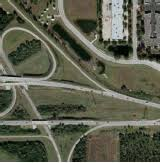
#> input picture datasets/images/0133523e0b0d4e3e835c885347f064e0.jpg, 160 x 163 px
$ python -i road_extraction.py   (imports and definitions only)
#> lines starting #> are read from the running program, lines starting #| are printed output that depends on the picture; after the words box and inside, x2 and y2 are one past the last pixel; in counts of white or black regions, pixels touching at a corner belong together
from pathlib import Path

import cv2
import numpy as np


def extract_road_mask(image_path: Path, output_path: Path) -> dict:
#> called with output_path = 'out.png'
    image = cv2.imread(str(image_path))
#> image is the input picture: shape (163, 160, 3); mean B, G, R 78.6, 95.2, 93.1

    if image is None:
        raise ValueError("Could not read image file.")

    resized = cv2.resize(image, (768, 768))
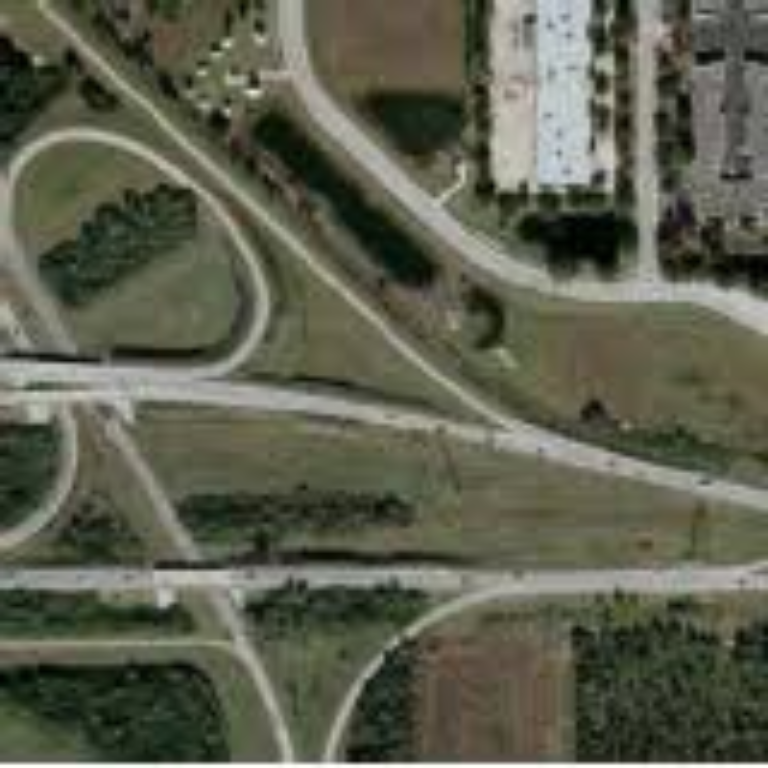
#> resized: shape (768, 768, 3); mean B, G, R 78.5, 95.1, 92.9

    gray = cv2.cvtColor(resized, cv2.COLOR_BGR2GRAY)
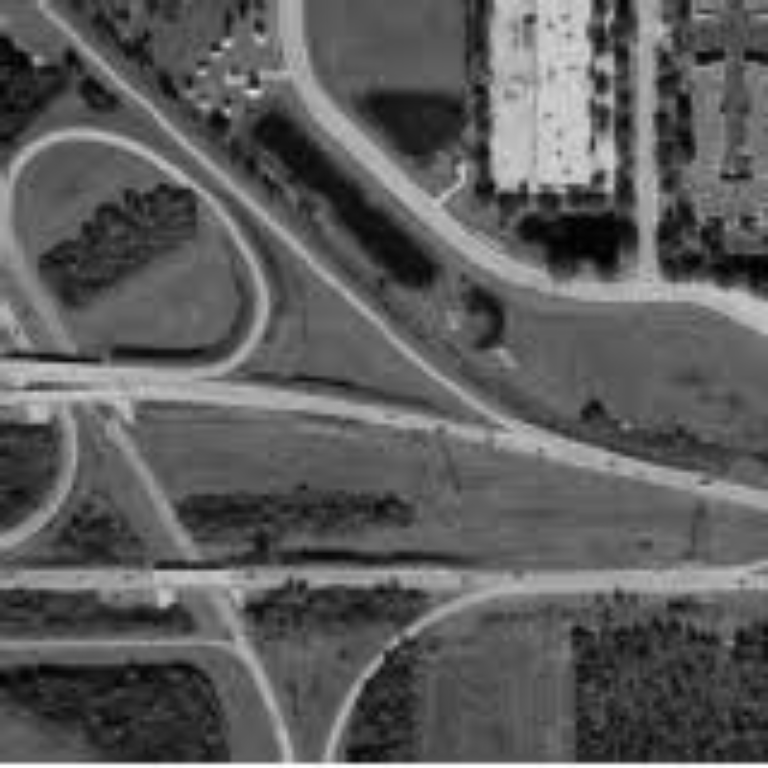
#> gray: shape (768, 768); min 0, max 254, mean 92.5

    clahe = cv2.createCLAHE(clipLimit=2.0, tileGridSize=(8, 8))
    enhanced = clahe.apply(gray)
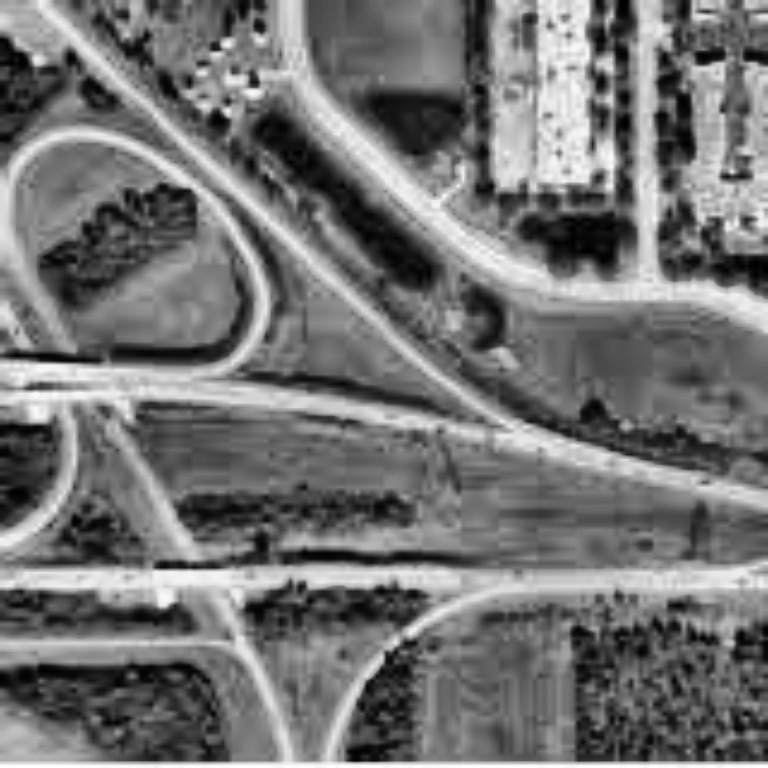
#> enhanced: shape (768, 768); min 0, max 255, mean 115.6

    blurred = cv2.GaussianBlur(enhanced, (5, 5), 0)

    edges = cv2.Canny(blurred, 50, 150)
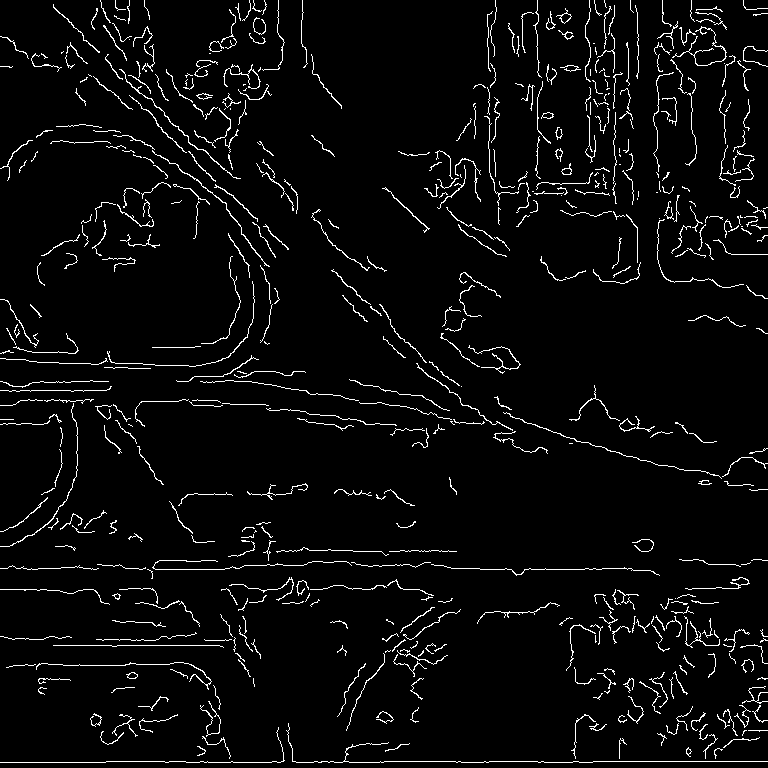
#> edges: shape (768, 768); 4.1% white in thin lines or dots

    kernel = np.ones((5, 5), np.uint8)
    closed = cv2.morphologyEx(edges, cv2.MORPH_CLOSE, kernel, iterations=2)
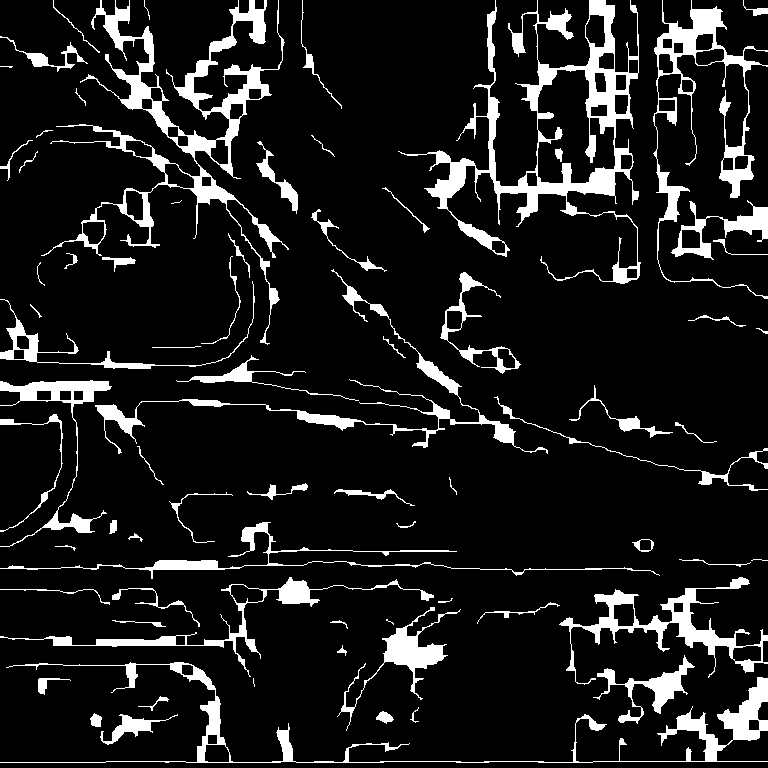
#> closed: shape (768, 768); 10.9% white; 73 white regions (5 under 20 px), largest, box (x1, y1, x2, y2) and area: (398, 0, 641, 284) 11480, (41, 0, 289, 345) 10139, (0, 662, 768, 763) 5868
    dilated = cv2.dilate(closed, kernel, iterations=1)
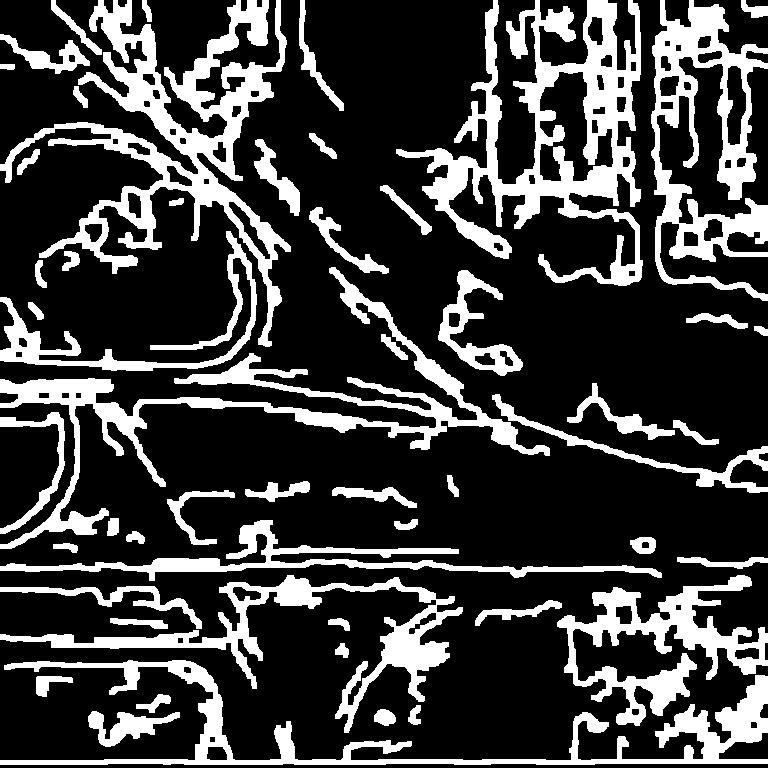
#> dilated: shape (768, 768); 24.2% white; 53 white regions, largest, box (x1, y1, x2, y2) and area: (396, 0, 643, 286) 21753, (0, 0, 291, 347) 21606, (0, 267, 550, 549) 15761

    road_mask = cv2.morphologyEx(dilated, cv2.MORPH_CLOSE, kernel, iterations=2)
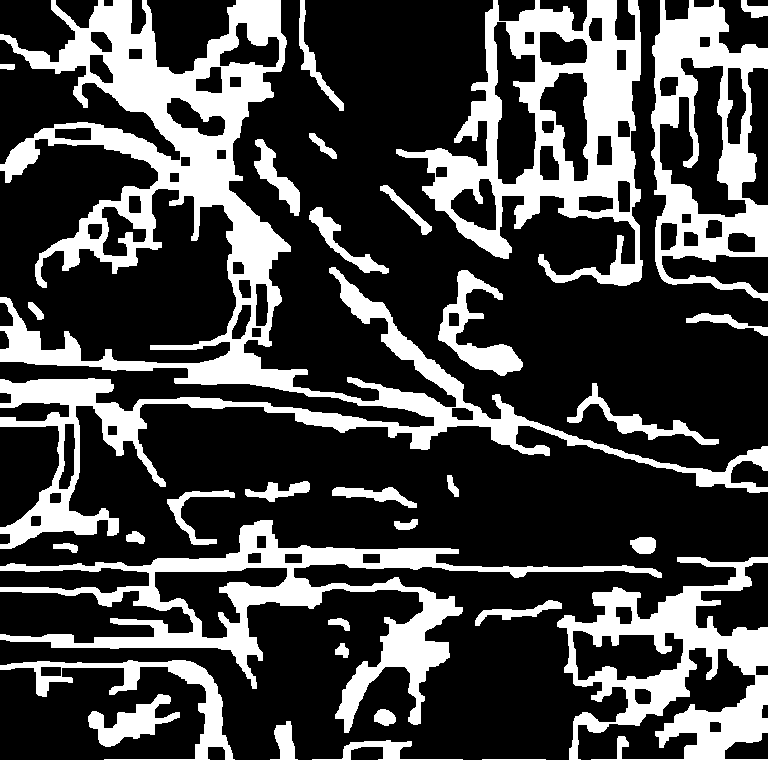
#> road_mask: shape (768, 768); 28.4% white; 29 white regions, largest, box (x1, y1, x2, y2) and area: (0, 0, 768, 549) 59988, (0, 557, 768, 768) 29103, (396, 0, 643, 286) 24673

#> (the run stopped early here; a loop or call above may not have finished)

$ run again, on datasets/images/c28916af271a4a1fb4391cc1d4161f42.jpg
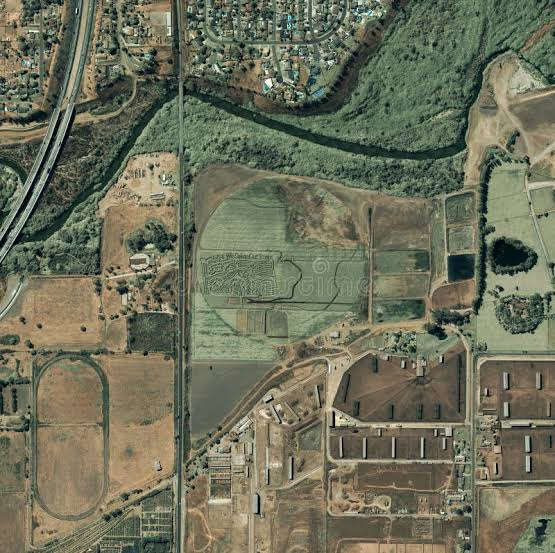
#> input picture datasets/images/c28916af271a4a1fb4391cc1d4161f42.jpg, 555 x 553 px
#> in extract_road_mask, image is the input picture: shape (553, 555, 3); mean B, G, R 90.9, 112.3, 110
#> in extract_road_mask, `edges = cv2.Canny(blurred, 50, 150)`:
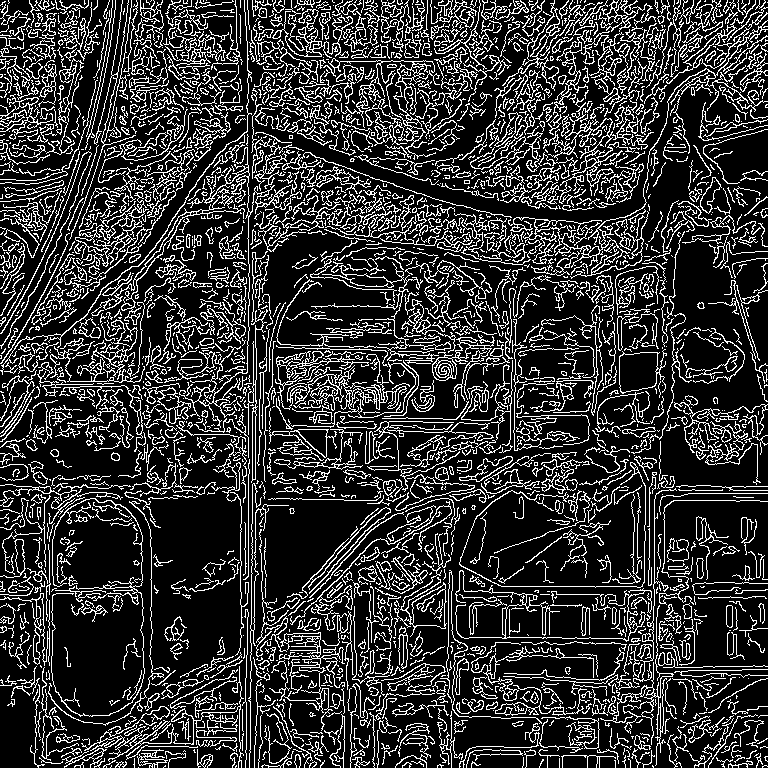
#> edges: shape (768, 768); 20.4% white in thin lines or dots
#> closed: shape (768, 768); 75.2% white; 253 black regions, largest, box (x1, y1, x2, y2) and area: (151, 492, 241, 674) 12651, (52, 594, 143, 715) 8045, (453, 494, 585, 586) 7311
#> dilated: shape (768, 768); 83.1% white; 271 black regions (3 under 20 px), largest, box (x1, y1, x2, y2) and area: (153, 494, 239, 672) 10623, (54, 596, 141, 713) 6769, (266, 502, 370, 601) 5908
#> in extract_road_mask, `road_mask = cv2.morphologyEx(dilated, cv2.MORPH_CLOSE, kernel, iterati..`:
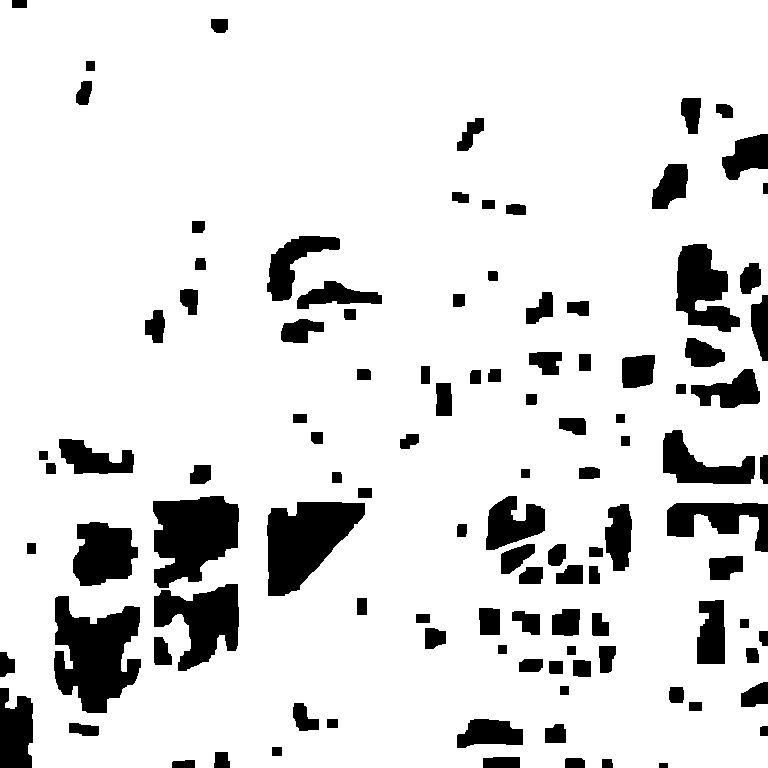
#> road_mask: shape (768, 768); 87.1% white; 110 black regions, largest, box (x1, y1, x2, y2) and area: (54, 596, 141, 713) 6626, (267, 502, 365, 596) 5812, (153, 496, 239, 588) 5701
